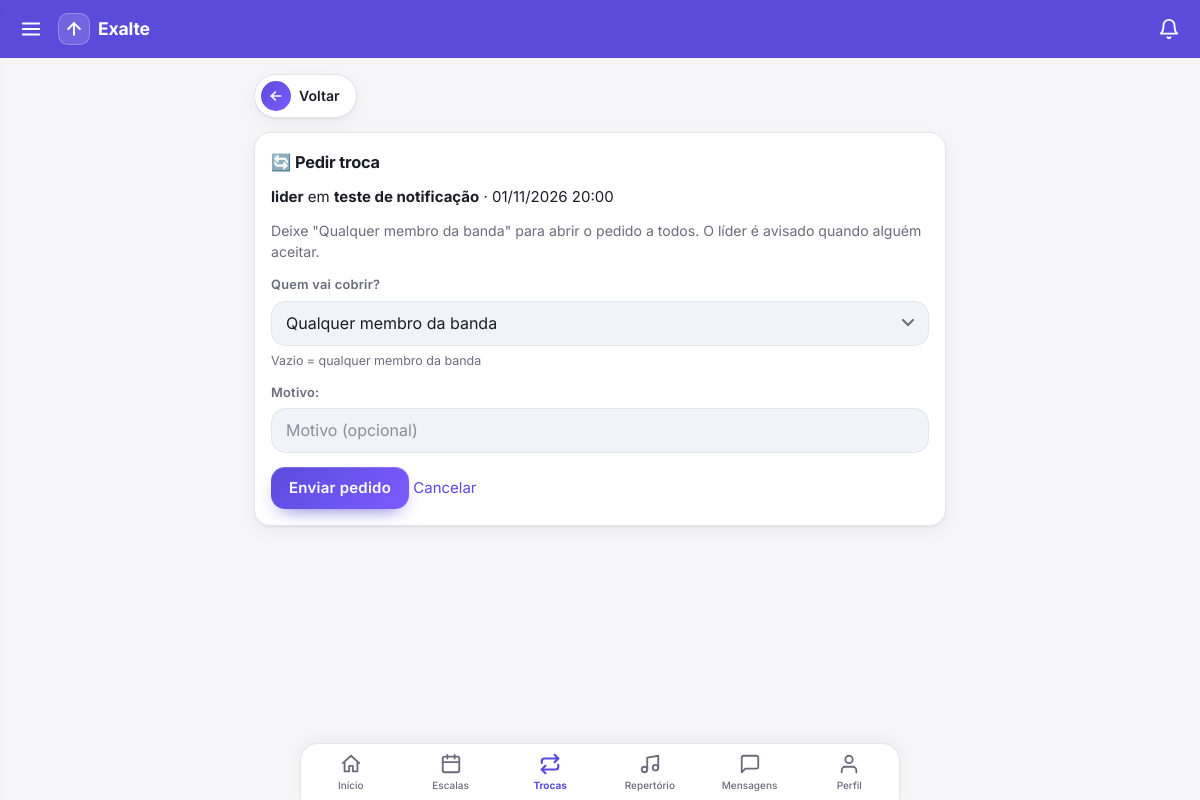
Page /escala/12/trocar/ (signed in) on the committed database.
### core/models.py (models this page shows, shortened)
class Escala(models.Model):
    STATUS = [("pendente", "Pendente"), ("confirmado", "Confirmado"), ("recusado", "Recusado")]
    evento = models.ForeignKey(Evento, on_delete=models.CASCADE, related_name="escalas")
    membro = models.ForeignKey(Membro, on_delete=models.CASCADE, related_name="escalas")
    funcao = models.CharField(max_length=60, help_text="Ex.: Bateria, Vocal 1")
    status = models.CharField(max_length=12, choices=STATUS, default="pendente")
    obs = models.CharField(max_length=200, blank=True, help_text="Motivo / pedido de troca")
    lote = models.ForeignKey("LoteEscala", null=True, blank=True, on_delete=models.SET_NULL, related_name="escalas")

class Evento(models.Model):
    TIPOS = [("ensaio", "Ensaio"), ("culto", "Culto/Missa"), ("show", "Show"), ("outro", "Outro")]
    banda = models.ForeignKey(Banda, on_delete=models.CASCADE, related_name="eventos")
    titulo = models.CharField(max_length=150)
    tipo = models.CharField(max_length=10, choices=TIPOS, default="ensaio")
    data_hora = models.DateTimeField()
    local = models.CharField(max_length=150, blank=True)
    descricao = models.TextField(blank=True)
    importacao = models.ForeignKey("ImportacaoEventos", null=True, blank=True, on_delete=models.SET_NULL,
                                   related_name="eventos")
    class Meta:
        ordering = ["data_hora"]

### core/views.py (the view)
# urls.py: path("escala/<int:pk>/trocar/", v.troca_pedir, name="troca_pedir"),
@login_required
def troca_pedir(request, pk):
    esc = get_object_or_404(Escala.objects.select_related("evento__banda", "membro__user"),
                            pk=pk, membro__user=request.user)
    if esc.evento.data_hora <= timezone.now():
        messages.error(request, "Esse evento já passou.")
        return redirect("home")
    if esc.trocas.filter(status="aberta").exists():
        messages.error(request, "Você já tem um pedido de troca aberto para esta escala.")
        return redirect("trocas")
    form = TrocaForm(request.POST or None, escala=esc)
    if request.method == "POST" and form.is_valid():
        t = form.save(commit=False)
        t.escala, t.solicitante = esc, esc.membro
        t.save()
        messages.success(request, "Pedido de troca enviado! O líder é avisado quando alguém aceitar.")
        return redirect("trocas")
    return render(request, "troca_form.html", dict(form=form, esc=esc))

### core/forms.py
class TrocaForm(forms.ModelForm):
    class Meta:
        model = TrocaEscala
        fields = ["destinatario", "motivo"]
        widgets = {"motivo": forms.TextInput(attrs={"placeholder": "Motivo (opcional)"})}
    def __init__(self, *a, escala, **k):
        super().__init__(*a, **k)
        f = self.fields["destinatario"]
        f.queryset = (Membro.objects.filter(banda=escala.evento.banda).exclude(pk=escala.membro_id)
                      .select_related("user"))
        f.empty_label = "Qualquer membro da banda"
        f.label = "Quem vai cobrir?"
        f.label_from_instance = lambda m: m.user.get_full_name() or m.user.username

### core/leitura.py (called while the page is built)
def contagens(user):
    bandas = list(Membro.objects.filter(user=user).values_list("banda_id", flat=True))
    if not bandas:
        return {}
    marcas = dict(LeituraMensagens.objects.filter(user=user, banda_id__in=bandas).values_list("banda_id", "ate"))
    agora = timezone.now()
    novas = [LeituraMensagens(user=user, banda_id=b, ate=agora) for b in bandas if b not in marcas]
    if novas:
        LeituraMensagens.objects.bulk_create(novas, ignore_conflicts=True)
        marcas.update({n.banda_id: agora for n in novas})
    return {b: Mensagem.objects.filter(banda_id=b, criado__gt=marcas[b]).exclude(autor=user).count() for b in bandas}

### core/templatetags/menu.py (called while the page is built)
@register.simple_tag(takes_context=True)
def usuario_eh_lider(context):
    u = context["request"].user
    return u.is_authenticated and Membro.objects.filter(user=u, papel="lider").exists()

@register.simple_tag(takes_context=True)
def nao_lidas(context):
    request = context.get("request")
    if request is None or not request.user.is_authenticated:
        return 0
    if not hasattr(request, "_nao_lidas"):
        from core.leitura import contagens
        request._nao_lidas = sum(contagens(request.user).values())
    return request._nao_lidas

### core/templates/troca_form.html (shortened to what this page needs)
{% extends "base.html" %}{% block content %}
<a class="voltar" href="{% url 'home' %}"><span class="seta"><svg class="ic"><use href="#i-back"/></svg></span>Voltar</a>
<div class="card fm"><h2>🔄 Pedir troca</h2>
<p><b>{{ esc.funcao }}</b> em <b>{{ esc.evento.titulo }}</b> · {{ esc.evento.data_hora|date:"d/m/Y H:i" }}</p>
<p class="mut">Deixe "Qualquer membro da banda" para abrir o pedido a todos. O líder é avisado quando alguém aceitar.</p>
<form method="post">{% csrf_token %}{{ form.as_p }}<button>Enviar pedido</button> <a href="{% url 'home' %}">Cancelar</a></form></div>
{% endblock %}

### core/templates/base.html (style rules this page uses)
:root { --bg:#f6f6f9;--card:#fff;--tx:#1d1d28;--mut:#6b6b7b;--pri:#5b4bdb;--pri-soft:#ecebfb;--ok:#1a9d5a;--no:#d23b3b;--bd:#e4e4ec;--sh:0 1px 2px #1d1d2812,0 6px 18px #1d1d280d;--pri2:#7c5cff;--field:#f2f2f9;--glow:#5b4bdb40 }
* { box-sizing:border-box;-webkit-tap-highlight-color:transparent }
html { scroll-padding-top:70px }
body { margin:0;font-family:Inter,system-ui,-apple-system,"Segoe UI",Roboto,sans-serif;background:var(--bg);color:var(--tx);line-height:1.45;font-size:15px; padding-bottom:calc(76px + env(safe-area-inset-bottom,0px)) }
a { color:var(--pri);text-decoration:none }
svg.ic { width:22px;height:22px;fill:none;stroke:currentColor;stroke-width:2;stroke-linecap:round;stroke-linejoin:round;flex:none }
h2 { margin:.1em 0 .7em;font-size:1.02rem;font-weight:700;letter-spacing:-.01em }
.card { background:var(--card);border-radius:16px;padding:16px;margin:0;box-shadow:var(--sh);border:1px solid var(--bd) }
.mut { color:var(--mut);font-size:.88rem }
p { margin:.4em 0 }
button,.btn { font:inherit;font-weight:600;letter-spacing:.015em;min-height:42px;padding:9px 18px;border-radius:14px;border:0;color:#fff;cursor:pointer; background:linear-gradient(135deg,var(--pri),var(--pri2));box-shadow:0 8px 20px -10px var(--pri),inset 0 1px 0 #ffffff30;transition:transform .12s,box-shadow .2s,filter .2s }
input:not([type=checkbox]):not([type=radio]):not([type=file]),select,textarea { font-family:inherit;font-size:16px;font-weight:400;letter-spacing:0;line-height:1.3;padding:11px 14px;border-radius:14px;border:1.5px solid var(--bd);background:var(--field);color:var(--tx);max-width:100%;transition:border-color .15s,box-shadow .2s,background .15s }
input::placeholder,textarea::placeholder { color:var(--mut);opacity:.75 }
select { appearance:none;-webkit-appearance:none;padding-right:38px;background-repeat:no-repeat;background-position:right 14px center }
.fm p { margin:0 0 14px }
.fm p:has(> input:not([type=checkbox]):not([type=radio]):not([type=file]),> select,> textarea) { display:flex;flex-direction:column;gap:6px }
.fm label { font-size:.8rem;font-weight:600;color:var(--mut);letter-spacing:.02em }
.fm input:not([type=checkbox]):not([type=radio]):not([type=file]),.fm select,.fm textarea { width:100% }
.helptext { display:block;font-size:.78rem;color:var(--mut);font-weight:400 }
a.voltar { display:inline-flex;align-items:center;gap:8px;padding:6px 16px 6px 6px;margin:0;border-radius:99px;background:var(--card);border:1px solid var(--bd);box-shadow:var(--sh);color:var(--tx);font-weight:600;font-size:.88rem;transition:transform .12s,box-shadow .2s }
a.voltar .seta { width:30px;height:30px;border-radius:50%;display:grid;place-items:center;color:#fff;background:linear-gradient(135deg,var(--pri),var(--pri2)) }
a.voltar .seta svg { width:16px;height:16px;stroke-width:2.6 }
main>* { margin-top:0;margin-bottom:0 }
main>a { align-self:flex-start }
.card p { margin:0 0 .85em }
.fm label { display:block }

### rows in the picture
Escala: funcao "lider", evento.titulo "teste de notificação", evento.data_hora "01/11/2026 20:00"
